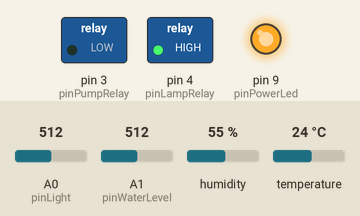
Bench run of a sketch on a simulated Arduino Uno, built with avr-gcc and run on an emulated ATmega328P. On the bench: switched loads named in the sketch (green lamp = pin HIGH), output pins drawn as LEDs (lit = HIGH). Inputs (shaded band) come from the test bench; at power-on: A0 (pinLight) = 512, A1 (pinWaterLevel) = 512, humidity 55 %, temperature 24 °C. The local clock reads 2024-03-15 10:24:30 at power-on unless the sketch sets it; what the sketch prints to the serial monitor is not drawn.

Above: at 0.1 s.
Timing chart, 0 to 1.6 s (numbered marks = the images above):
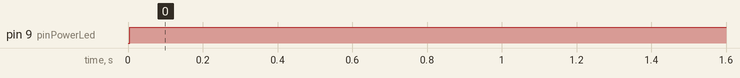

The sketch:

ard_progr.ino
```cpp
#include <Servo.h>            //χρειαζεται για το τάισμα ψαριών
#include <DHT.h>              //χρειαζεται για το θερμόμετρο αέρα
#include <RTClib.h>           //χρειαζεται για το ρολόι

RTC_DS3231  rtc;
DHT dht22(11, DHT22);
Servo s;

const int pinPumpRelay = 3;
const int pinLampRelay = 4;
const int pinPowerLed = 9;
const int pinServo = 10;

const int pinLight = A0;
const int pinWaterLevel = A1;

const int airTempLimit = 15;
const int lightLimit = 90;

bool curLampSt = false;
bool curPumpSt = false;
int numFood;
int curLight;
float airtemp;
int prevmin;
int prevhour;

DateTime now;
char daysOfTheWeek[7][12] = {"ΚΥΡ", "ΔΕΥ", "ΤΡΙ", "ΤΕΤ", "ΠΕΜ", "ΠΑΡ", "ΣΑΒ"};


void setup() {
  Serial.begin(9600) ;

  pinMode(pinPowerLed, OUTPUT);
  pinMode(pinPumpRelay, OUTPUT);
  pinMode(pinLampRelay, OUTPUT);

  pinMode(pinLight, INPUT);
  pinMode(pinWaterLevel, INPUT);

  numFood = 0;
  curLight = 0;
  airtemp = 0;
  prevmin = 0;
  prevhour = 23;

  if (! rtc.begin())
  {
    Serial.println("Couldn't find RTC Module");
    while (1);
  }

  if (rtc.lostPower())
  {
    Serial.println("RTC lost power, lets set the time!");
    rtc.adjust(DateTime(F(__DATE__), F(__TIME__)));
  }
  rtc.adjust(DateTime(F(__DATE__), F(__TIME__)));

  digitalWrite(  pinLampRelay , HIGH);
  digitalWrite(  pinPumpRelay , LOW);

}


void loop() {

  now = rtc.now();

  Serial.println(" Η συσκευή λειτουργεί! :)");
  digitalWrite(  pinPowerLed , HIGH);
  showDate();
  showDay();
  showTime();
  air();
  light();
  pump();
  waterLevel();
  food();
  delay(53000);   //περίμενε 53 δευτερόλεπτα


}


void air() {
  //πάρε τις μετρήσεις
  airtemp = dht22.readTemperature();
  float h = dht22.readHumidity();

  // εμφάνισέ τες στο serial monitor
  Serial.print(" Θερμοκρασία αέρα = ");
  Serial.print(airtemp);
  Serial.print(" *C ");
  Serial.print("    Υγρασία = ");
  Serial.print(h);
  Serial.print(" % ");
}


void light() {
  curLight = analogRead(pinLight);  //πάρε τις μετρήσεις
  Serial.print("  Φωτεινότητα= ");
  Serial.print(curLight);

  //αν είναι απόγευμα ή πρωί με συννεφιά
  if ((now.hour() > 14 && now.hour() <= 19) || (now.hour() >= 7 && now.hour() <= 14 && curLight < lightLimit )) {
    //άναψε λαμπα
    Serial.print("  Η λάμπα άναψε ");
    digitalWrite( pinLampRelay  , LOW);
    curLampSt = true;
  }
  //αν είναι ηλιόλουστο πρωινό ή δεν έχει ξημερώσει
  if ((now.hour() >= 7 && now.hour() <= 14 && curLight >= lightLimit ) || (now.hour() < 7 ) ) {
    //σβησε λάμπα
    Serial.print("  Η λάμπα έσβησε ");
    digitalWrite(  pinLampRelay , HIGH);
    curLampSt = false;
  }
}


void food() {
  //αν η ώρα είναι 12:16 ξεκίνα την περιστροφή του δοχείου με την τροφή ψαριών
  if (now.hour() == 12 && now.minute() == 16 ) {
    s.attach(pinServo);
    //κάνε μια στροφή
    s.write(150);
    delay(5000);
    //σταμάτα
    s.write(90);
    s.detach();
    numFood += 1;
    Serial.print("  # Food= ");
    Serial.println(numFood);
  }
}


void pump() {
  if (curPumpSt == true) {
    Serial.print("  Η αντλία δουλεύει ");
  }
  //αν πέρασε μια ώρα
  if (abs(now.hour() - prevhour) >= 1) {
    //αποθήκευσε την ώρα και το λεπτό που ξεκίνησε η αντλία
    prevhour = now.hour();
    prevmin = now.minute();

    Serial.print("  Η αντλία ξεκίνησε ");
    digitalWrite( pinPumpRelay  , LOW);   //ξεκίνα αντλία
    curPumpSt = true;
  }

  //αν η αντλία λειτουργεί και έχουν περάσει 10 λεπτά από τότε που ξεκίνησε
  if (curPumpSt == true && abs(prevmin - now.minute()) > 10) {
    Serial.print("  Η αντλία σταμάτησε ");
    digitalWrite(  pinPumpRelay , HIGH);  //σταμάτα αντλία
    curPumpSt = false;
  }
}


void waterLevel() {

  //πάρε τις μετρήσεις
  float w = analogRead(pinWaterLevel);

  Serial.print("  Επίπεδο=");
  Serial.print(w);
  if (w <= 300) {
    Serial.println("  : σχεδόν άδειο ");
  } else if (w > 300 && w <= 330) {
    Serial.println(" : Μισογεμάτο! ");
  } else if (w > 330) {
    Serial.println(" : ΓΕΜΑΤΟ! ");
  }
}


void showDate()
{
  Serial.print("    ");
  Serial.print(now.day());
  Serial.print('/');
  Serial.print(now.month());
  Serial.print('/');
  Serial.print(now.year());
  Serial.print("    ");
}
void showDay()
{

  Serial.print(daysOfTheWeek[now.dayOfTheWeek()]);
}
void showTime()
{

  Serial.print("  Ώρα: ");
  Serial.print(now.hour());
  Serial.print(':');
  Serial.print(now.minute());
  Serial.print(':');
  Serial.print(now.second());
  Serial.print("    ");
}
```

Measured:
- by itself, pin 9 (pinPowerLed): LOW → HIGH at 0.00 s
